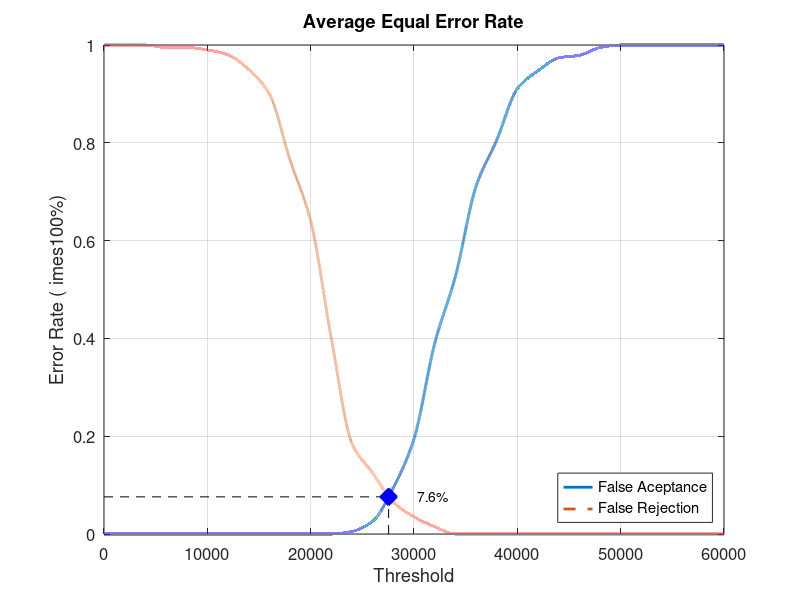
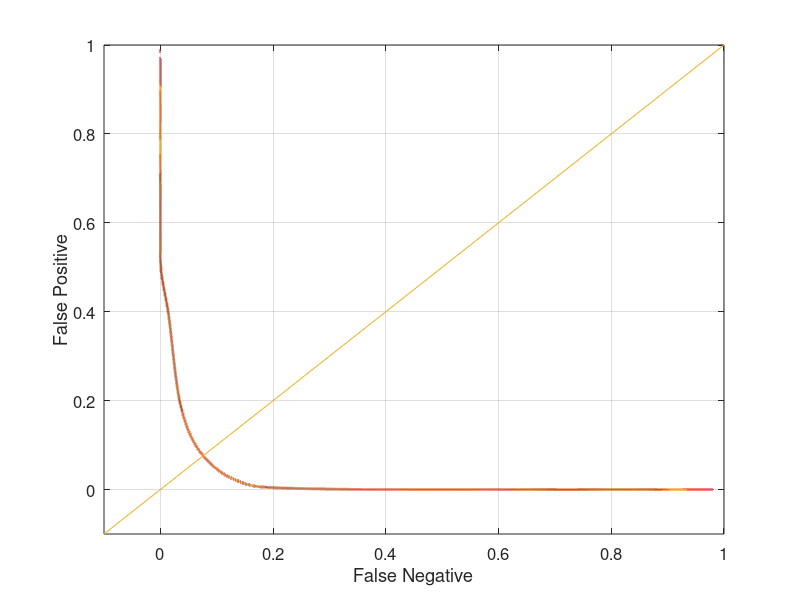

MATLAB code to generate these figures, in order:
close all;
clear;
clc;
x = 0:2000:60000;
xq = 0:0.5:60000;

y0 = [0 0 0 0 0 0 0 0 0 0 0 0 0.00526316 0.0263158 0.0947368 0.194737 0.389474 0.526316 0.710526 0.805263 0.910526 0.947368 0.973684 0.978947 0.994737 1 1 1 1 1 1]
yy0 = interp1(x, y0, xq, 'pchip');
y1 = [1 1 1 0.995 0.995 0.99 0.98 0.95 0.9 0.765 0.64 0.4 0.185 0.125 0.065 0.035 0.015 0 0 0 0 0 0 0 0 0 0 0 0 0 0]
yy1 = interp1(x, y1, xq, 'pchip');

% Calculating EER: 
y2 = abs(y0 - y1);
find(y2 == min(y2))
yy2 = abs(yy0 - yy1);
xEER = find(yy2 == min(yy2));
xEERIndex = xq(xEER) % X-axis EER
yEER = yy0(xEER) % Y-axis EER

main = figure
plot(xq, yy0,'-','LineWidth', 2);	hold on
plot(xq, yy1,'--','LineWidth', 2);	hold on
plot([xEERIndex xEERIndex], [0 yEER], 'k--');	hold on
plot([0 xEERIndex], [yEER yEER], 'k--');	hold on
plot(xEERIndex, yEER, 'bx', 'LineWidth', 10);	hold on
text(xEERIndex + 10 * xEERIndex / 100, yEER, [num2str(round((10000 * yEER)) / 100) '%'])
legend('False Aceptance', 'False Rejection', 'Location', 'SouthEast')
xlabel('Threshold')
ylabel('Error Rate (	imes100%)')
title('Average Equal Error Rate')
set(gca, 'FontSize', 12)
axis([0 60000 0 1])
grid on

print(main, 'Database1_4Main', '-dpng');
FNRxFPR = figure('Color', [1 1 1]);
plot(yy1, yy0, '-', yy1, yy0, 'LineWidth', 2);
hold on
y = -0.1:0.1:1
plot(y, y); 
set(gca, 'FontSize', 12)
xlabel('False Negative')
ylabel('False Positive')
axis([-0.1 1 -0.1 1])
set(gca, 'FontSize', 12)
grid on

print(FNRxFPR, 'Database1_4FNRxFPR','-dpng');
